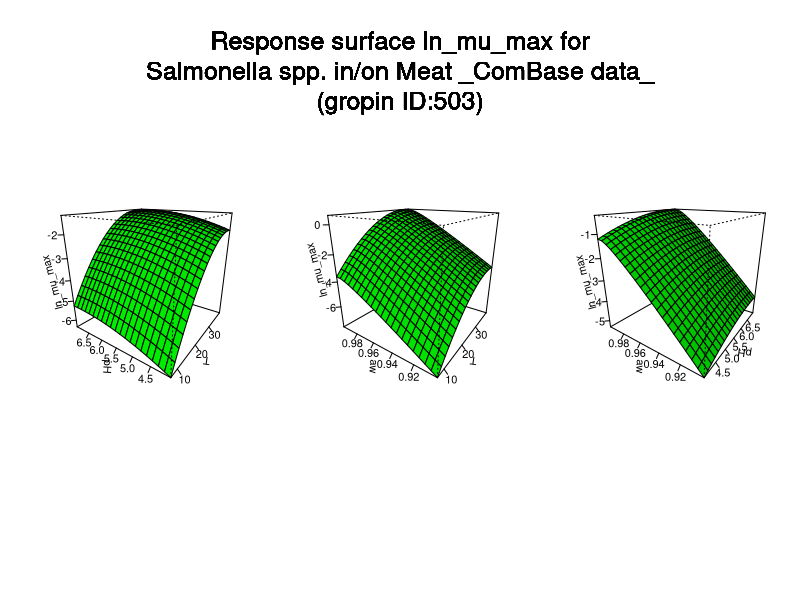

Write the R code that produced this figure.
#############################
# start of Parameter script
#############################
T <- seq(7.007,39.96003996004,length.out=21)
pH <- seq(4.004,6.99300699300699,length.out=21)
aw <- seq(0.9009,0.998001998001998,length.out=21)
#############################
# end of Parameter script
#############################
############################# 
# start of Model script Gropin ID 503 
#############################
 
# constant coefficients for this model
 
variables <- data.frame(T,pH,aw)
argumentsPar <- expand.grid(variables)
 
# heart of the model
response_surface <- function(T,pH,aw) {
   mumax <-(-11.909+0.3649*T+(1.7832*pH)+7.00019*sqrt(1-aw)-0.00442*(T*pH)-0.00458*(T^2)-0.12539*(pH^2)-62.114*(sqrt(1-aw))^2)

return(mumax=mumax)
} 

# output parameters
responseSurface <- cbind(argumentsPar,response_surface(argumentsPar['T'],argumentsPar['pH'],argumentsPar['aw']))
colnames(responseSurface) <- c(colnames(argumentsPar),'lnmumax')
#############################
# End of Model script
#############################
############################# 
# start of Visualisation script Gropin ID 503 
#############################
argPar1 <- expand.grid(T,pH)
argPar2 <- expand.grid(T,aw)
argPar3 <- expand.grid(pH,aw)
z1 <- matrix(unlist(response_surface(argPar1[1],argPar1[2],aw[10])),nrow=21)
z2 <- matrix(unlist(response_surface(argPar2[1],pH[10],argPar2[2])),nrow=21)
z3 <- matrix(unlist(response_surface(T[10],argPar3[1],argPar3[2])),nrow=21)
par(mfrow = c(1,3))
persp(T,pH,z1,col = 'green',xlab='T',ylab='pH',zlab='ln_mu_max',theta=305,phi=20,shade=0.25,ticktype = 'detailed')
persp(T,aw,z2,col = 'green',xlab='T',ylab='aw',zlab='ln_mu_max',theta=305,phi=20,shade=0.25,ticktype = 'detailed')
persp(pH,aw,z3,col = 'green',xlab='pH',ylab='aw',zlab='ln_mu_max',theta=305,phi=20,shade=0.25,ticktype = 'detailed')
mtext('Response surface ln_mu_max for
Salmonella spp. in/on Meat _ComBase data_
(gropin ID:503)',outer=T,  cex=1.5, line=-8.5, side=3)
#############################
# End of Visualisation script
#############################
